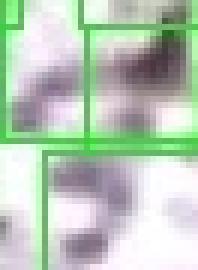
#> input picture data/isolated_symbols/symbol_0090_374_388.jpg, 33 x 45 px, found by its file name (shown 6 times larger); its folder holds 4 pictures in this run
$ python rod_stage7_semantic.py
#> lines starting #> are read from the running program, lines starting #| are printed output that depends on the picture
import os
import cv2
import numpy as np
import pandas as pd
import matplotlib.pyplot as plt
from sklearn.cluster import KMeans
from sklearn.preprocessing import StandardScaler
from scipy.spatial.distance import cdist

# ==== CONFIGURATION ====
DECODED_CSV = "decoded_matches/decoded_symbols.csv"
ISOLATED_DIR = "isolated_symbols/"
OUTPUT_DIR = "semantic_charts/"
os.makedirs(OUTPUT_DIR, exist_ok=True)

# Reference datasets (rudimentary geometric proxies)
symbol_sets = {
    "ProtoCuneiform": ["𒀀", "𒀭", "𒁹", "𒋛", "𒈗"],
    "Runic": ["ᚠ","ᚢ","ᚦ","ᚨ","ᚱ","ᚲ","ᚷ","ᚹ"],
    "Ogham": ["ᚁ","ᚂ","ᚃ","ᚄ","ᚅ","ᚆ","ᚇ","ᚈ"],
    "Enochian": ["𐍐","𐍙","𐍋","𐍆","𐍅"],
    "Alchemical": ["🜁","🜂","🜃","🜄","🜅","🜆","🜇","🜈"],
}

def load_images_from_folder(folder):
#> called with folder = 'isolated_symbols/'
    imgs = []
    for fname in os.listdir(folder):
        if fname.lower().endswith((".jpg",".png",".jpeg")):
            img = cv2.imread(os.path.join(folder,fname), cv2.IMREAD_GRAYSCALE)
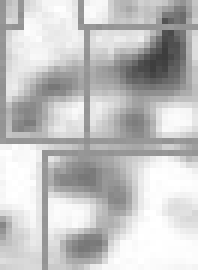
#> img: shape (45, 33) (shown 6 times larger); min 61, max 255, mean 195
            if img is not None:
                imgs.append((fname, cv2.resize(img,(32,32))))
    return imgs

def extract_features(img):
    orb = cv2.ORB_create()
    kp, des = orb.detectAndCompute(img, None)
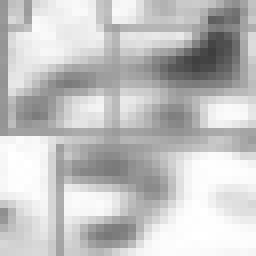
#> img: shape (32, 32) (shown 8 times larger); min 62, max 255, mean 195.1
    return np.mean(des, axis=0) if des is not None else np.zeros(32)

print("📊 Loading isolated symbols...")
data = []
for fname, img in load_images_from_folder(ISOLATED_DIR):
    data.append(extract_features(img))
features = np.vstack(data)
scaler = StandardScaler()
features_scaled = scaler.fit_transform(features)

print("🔍 Clustering symbol morphologies...")
kmeans = KMeans(n_clusters=12, random_state=42)
#> (the run stopped early here; a loop or call above may not have finished)
